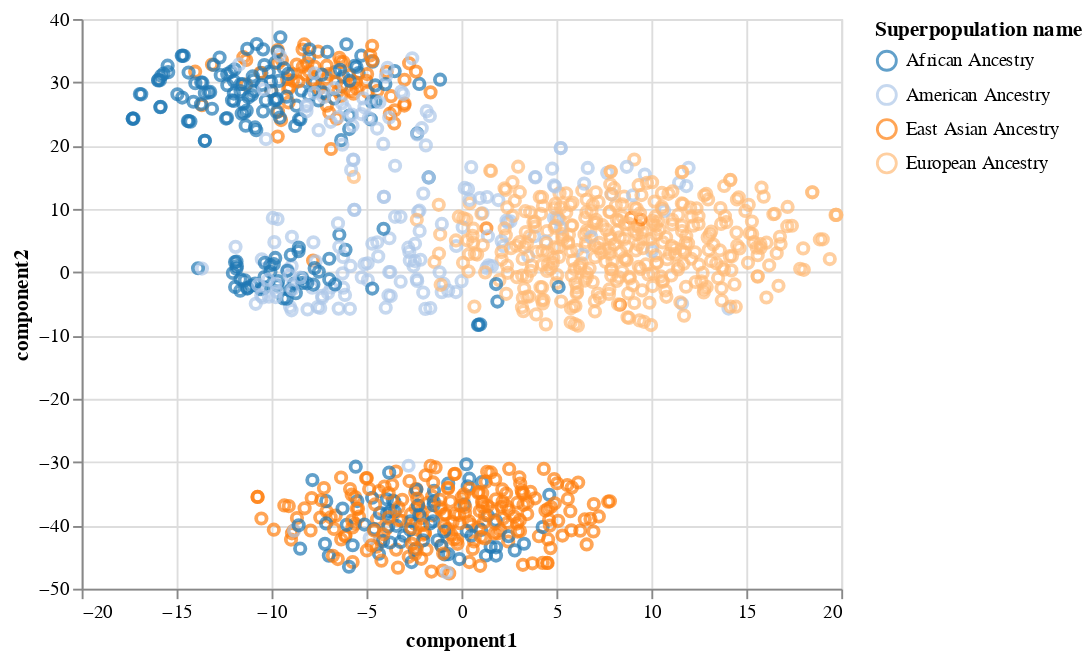

Notebook code for this chart:
### Code cell
#plotting tSNE plots
alt.Chart(plot_df).mark_point().encode(
    x='component1',
    y='component2',
    color=alt.Color('Superpopulation name', scale=alt.Scale(scheme='category20'))
)

### Figure 1 — Vega-Lite specification as saved in the notebook (floating-point values rounded to 4 significant figures; data arrays with more than 128 entries replaced by an {"elided": "..."} marker saying what was removed)
{"config": {"view": {"continuousWidth": 400, "continuousHeight": 300}}, "data": {"name": "data-4a5a616f7313e77158550cc12a200e97"}, "mark": "point", "encoding": {"color": {"field": "Superpopulation name", "scale": {"scheme": "category20"}, "type": "nominal"}, "x": {"field": "component1", "type": "quantitative"}, "y": {"field": "component2", "type": "quantitative"}}, "$schema": "https://vega.github.io/schema/vega-lite/v4.17.0.json", "datasets": {"data-4a5a616f7313e77158550cc12a200e97": {"elided": "1092 records"}}}
